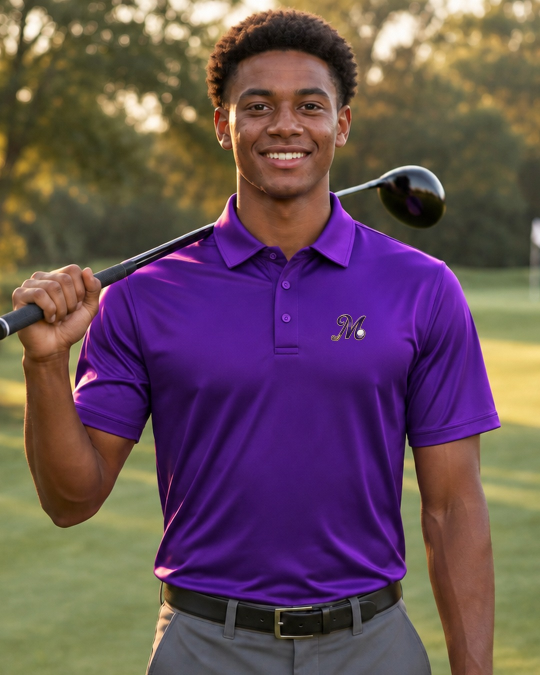
#> input picture assets/polo/promo/motg-polo-model-photo.jpg, 1080 x 1350 px (shown at 1/2 size)
$ python -i polo_promo_video.py   (imports and definitions only)
#> lines starting #> are read from the running program, lines starting #| are printed output that depends on the picture
import sys, subprocess, numpy as np
from PIL import Image, ImageDraw, ImageFont, ImageFilter
S='/private/tmp/claude-501/-Users-ronniefoster/022544da-2e1b-4a69-b288-2227e95b178b/scratchpad/'
V=S+'vid/'; F=S+'fonts/'
import os
GIVE=os.environ.get('GIVE','10')
GTXT='100% of net proceeds support' if GIVE=='100' else '10% of every purchase supports'
MODE=sys.argv[1] if len(sys.argv)>1 else 'launch'   # launch | prelaunch
OUT=sys.argv[2] if len(sys.argv)>2 else V+f'motg-polo-promo-{MODE}.mp4'
W,H,FPS=1080,1920,30
GOLD=(214,178,96); CREAM=(245,240,225); DEEP=(36,18,64)
def font(n,s,w=None):
    f=ImageFont.truetype(F+n,s)
    if w:
        try: f.set_variation_by_axes([w])
        except Exception: pass
    return f
CIN=lambda s,w=600: font('Cinzel%5Bwght%5D.ttf',s,w)
FIG=lambda s,w=500: font('Figtree%5Bwght%5D.ttf',s,w)
ALL=lambda s: font('Allura-Regular.ttf',s)
B=[0,2.667,6.0,10.0,13.333,17.667]   # cuts on 90 bpm beats
N=int(B[-1]*FPS)
def ease(x): x=min(max(x,0),1); return 1-(1-x)**3
def load(path):
    p=subprocess.run(['ffmpeg','-v','error','-i',path,'-f','rawvideo','-pix_fmt','rgb24','-'],capture_output=True)
    return np.frombuffer(p.stdout,np.uint8).reshape(-1,H,W,3)
# [2 lines not run here, left out]
WX,WY=895,830
# backdrop
yy,xx=np.mgrid[0:H,0:W]
d=np.sqrt(((xx-W/2)/W)**2+((yy-H*0.42)/H)**2)
t=np.clip(d/0.75,0,1)[...,None]
BG=(np.array([86,60,120.])*(1-t)+np.array([20,14,28.])*t)
def spaced(dr,xy,txt,f,fill,sp):
    x,y=xy
    for ch in txt: dr.text((x,y),ch,font=f,fill=fill); x+=dr.textlength(ch,font=f)+sp
def spaced_w(dr,txt,f,sp): return sum(dr.textlength(c,font=f)+sp for c in txt)-sp
def layer(): return Image.new('RGBA',(W,H),(0,0,0,0))
# [7 lines left out: function put, not called in this run]
def anim(base,lay,t0,t,dur=0.45,rise=36):
    e=ease((t-t0)/dur); return put(base,lay,e,(1-e)*rise)
def scrim(y0,y1,top=False,amax=0.82):
    g=np.zeros((H,W,4),np.uint8); g[...,:3]=DEEP
    ys=np.arange(H); a=np.clip((ys-y0)/(y1-y0),0,1)
    if top: a=1-a
    g[...,3]=(255*amax*a**1.4)[:,None]
    return Image.fromarray(g,'RGBA')
# ---------- text layers ----------
L1=layer(); d=ImageDraw.Draw(L1)
#> L1: PIL image 1080x1920 RGBA; every value is 0
# [2 lines not run here, left out]
L1b=layer(); d=ImageDraw.Draw(L1b)
# [3 lines not run here, left out]
WM=layer(); d=ImageDraw.Draw(WM)
# [1 line not run here, left out]
L2=layer(); d=ImageDraw.Draw(L2)
# [3 lines not run here, left out]
L3=layer(); d=ImageDraw.Draw(L3)
# [2 lines not run here, left out]
#> `f=CIN(46,700); tw=spaced_w(d,'AND ON THE BACK',f,6); spaced(d,((W-tw)/..`: tw = 516.9
f2=ALL(150); tw=d.textlength('the Magician',font=f2); d.text(((W-tw)/2,1276),'the Magician',font=f2,fill=GOLD)
#> `f2=ALL(150); tw=d.textlength('the Magician',font=f2); d.text(((W-tw)/2..`: tw = 963.2
L4=layer(); d=ImageDraw.Draw(L4)
# [2 lines not run here, left out]
#> `f=CIN(46,700); tw=spaced_w(d,'FOUR COLORS',f,6); spaced(d,((W-tw)/2,28..`: tw = 394.2
f2=ALL(130); tw=d.textlength('One M',font=f2); d.text(((W-tw)/2,316),'One M',font=f2,fill=GOLD)
#> `f2=ALL(130); tw=d.textlength('One M',font=f2); d.text(((W-tw)/2,316),'..`: tw = 418.2
COLS=[('purple','PURPLE'),('black','BLACK'),('white','WHITE'),('lightgray','LIGHT GRAY')]
cutimgs={}
# [4 lines not run here, left out]
# [17 lines left out: function shirt_frame, not called in this run]
# end card
def endcard():
    base=Image.fromarray(BG.astype(np.uint8)).convert('RGBA')
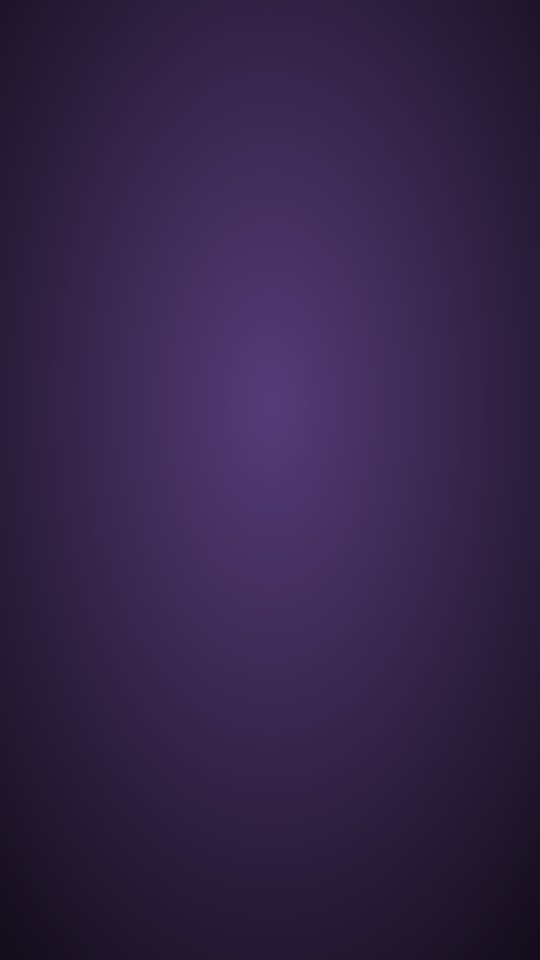
#> base: PIL image 1080x1920 RGBA (shown at 1/2 size); mean R, G, B, A 51.3, 35.7, 71.9, 255
    im=cutimgs['purple']; im2=im.resize((430,int(im.height*430/im.width)),Image.LANCZOS)
    x=(W-im2.width)//2; y=385
    a=im2.split()[3]; sh=Image.new('RGBA',im2.size,(10,5,20,0)); sh.putalpha(a.point(lambda p:p*0.55))
    shl=layer(); shl.alpha_composite(sh,(x+8,y+30)); shl=shl.filter(ImageFilter.GaussianBlur(24))
    base.alpha_composite(shl); base.alpha_composite(im2,(x,y))
    return base
# [1 line that did not run here, left out]
PRE=(MODE=='prelaunch'); oy=0 if PRE else -50
# [5 lines left out: function ctr, not called in this run]
E1=layer(); d=ImageDraw.Draw(E1)
# [1 line not run here, left out]
E2=layer(); d=ImageDraw.Draw(E2)
# [2 lines not run here, left out]
E3=layer(); d=ImageDraw.Draw(E3)
# [4 lines not run here, left out]
E4=layer(); d=ImageDraw.Draw(E4)
# [1 line not run here, left out]
SC_BOT=scrim(860,1480,amax=0.93); SC_TOP=scrim(0,470,top=True,amax=0.6)
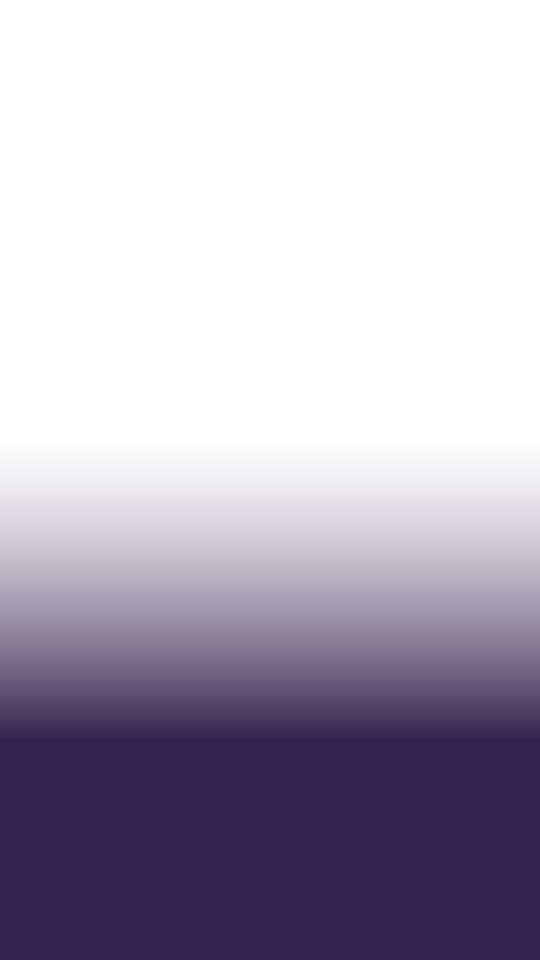
#> SC_BOT: PIL image 1080x1920 RGBA (shown at 1/2 size); mean R, G, B, A 36, 18, 64, 86; transparent parts drawn white
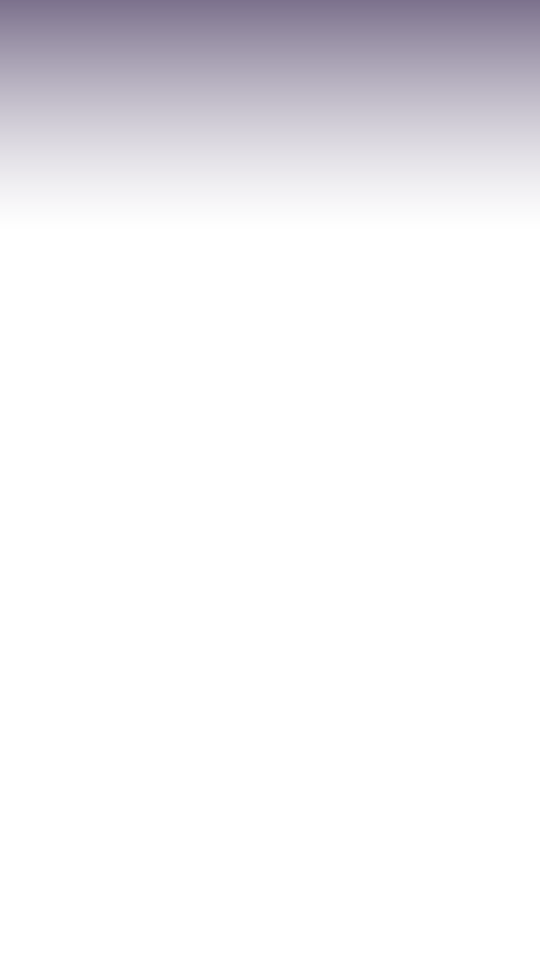
#> SC_TOP: PIL image 1080x1920 RGBA (shown at 1/2 size); mean R, G, B, A 36, 18, 64, 15.5; transparent parts drawn white
# embroidery macro (verified against logo-m.png by overlay)
CUT=1.667
# [1 line that did not run here, left out]
# [1 line that did not run here, left out]
# [1 line that did not run here, left out]
# [1 line that did not run here, left out]
# [1 line that did not run here, left out]
# [13 lines left out: function macro, not called in this run]
L2M=layer(); d=ImageDraw.Draw(L2M)
# [2 lines not run here, left out]
#> `f=CIN(50,700); tw=spaced_w(d,'EMBROIDERED',f,6); spaced(d,((W-tw)/2,30..`: tw = 432.8
#> `f2=FIG(38,600); tw=d.textlength('Stitched, not printed.',font=f2); d.t..`: tw = 404.3
f2=FIG(38,600); tw=d.textlength('Stitched, not printed.',font=f2); d.text(((W-tw)/2,372),'Stitched, not printed.',font=f2,fill=GOLD)
SC_MTOP=scrim(0,520,top=True,amax=0.55)
# still close-up source
# [1 line not run here, left out]
rng=np.random.default_rng(7)
# [5 lines left out: function grade, not called in this run]
def push(img,cx,cy,cw):
    ch=cw*16/9; return img.resize((W,H),Image.LANCZOS,box=(cx-cw/2,cy-ch/2,cx+cw/2,cy+ch/2)).convert('RGBA')
def ease2(x): x=min(max(x,0),1); return x*x*(3-2*x)
def mix(a,b,k): return Image.blend(a,b,k)
def frame(i):
    t=i/FPS
    if t<B[1]:
        fr=grade(Image.fromarray(A[min(int(t*0.93*24),len(A)-1)]))
        fr.alpha_composite(SC_BOT); fr.alpha_composite(SC_TOP)
        fr.alpha_composite(L1); fr.alpha_composite(WM); fr=anim(fr,L1b,0.35,t)
    elif t<B[2]:
        if t-B[1]<CUT:
            u=(t-B[1])/(B[2]-B[1]); cw=980-380*ease(u*0.9); ch=cw*16/9
            cx=LX-cw*0.08; cy=LY+ch*0.24
            box=(cx-cw/2,cy-ch/2,cx+cw/2,cy+ch/2)
            fr=grade(CL.resize((W,H),Image.LANCZOS,box=box))
        else:
            fr=macro((t-B[1]-CUT)/(B[2]-B[1]-CUT))
        if t-B[1]<CUT: fr.alpha_composite(SC_BOT); fr=anim(fr,L2,B[1]+0.2,t)
        else: fr.alpha_composite(SC_MTOP); fr=anim(fr,L2M,B[1]+CUT+0.12,t)
    elif t<B[3]:
        u=t-B[2]; FW=1792
        def front(u): return push(FRONT,FW/2,3186/2,FW*(1-0.06*ease2(u/1.0)))
        def turn(u):
            st=2.6+(u-1.05)*(0.14/0.4); return Image.fromarray(T[min(max(int(st*24),0),len(T)-1)]).convert('RGBA')
        # [4 lines left out: function back, not called in this run]
        if u<1.05: fr=front(u)
        elif u<1.45: fr=turn(u)
        else: fr=back(u)
        fr.alpha_composite(SC_BOT if u>1.9 else layer()); fr=anim(fr,L3,B[2]+2.2,t)
    elif t<B[4]:
        k=min(int((t-B[3])/((B[4]-B[3])/4)),3); tl=(t-B[3])-k*(B[4]-B[3])/4
        c,lab=COLS[k]; fr=shirt_frame(c,lab,0.97+0.03*ease(tl/0.7))
        fr.alpha_composite(L4)
    else:
        fr=EC.copy(); te=t-B[4]
        fr=anim(fr,E1,B[4]+0.1,t); fr=anim(fr,E2,B[4]+0.3,t,0.6,40); fr=anim(fr,E3,B[4]+0.9,t); fr=anim(fr,E4,B[4]+1.3,t)
    fr=np.asarray(fr.convert('RGB')).astype(np.float32)
    # quick 4-frame dip between segments for smoothness
    for b in B[1:-1]:
        dt=abs(t-b)
        if dt<2/FPS: fr*= (0.55+0.45*dt/(2/FPS))
    fr+=rng.normal(0,2.2,(H,W,1)).astype(np.float32)
    return np.clip(fr,0,255).astype(np.uint8)
# [11 lines not run here, left out]

>>> import cv2
>>> picture = cv2.imread('../assets/polo/promo/motg-polo-model-photo.jpg', cv2.IMREAD_GRAYSCALE)
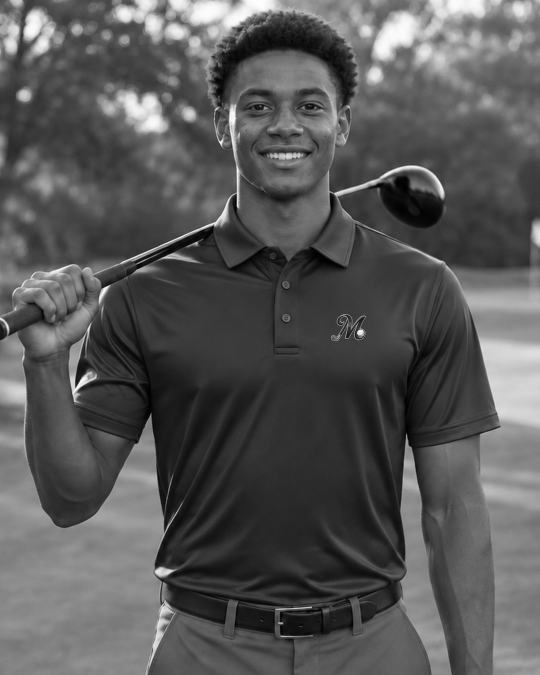
#> picture: shape (1350, 1080) (shown at 1/2 size); min 0, max 255, mean 87.4
>>> result = frame(picture)
#> (the run stopped early here; a loop or call above may not have finished)
